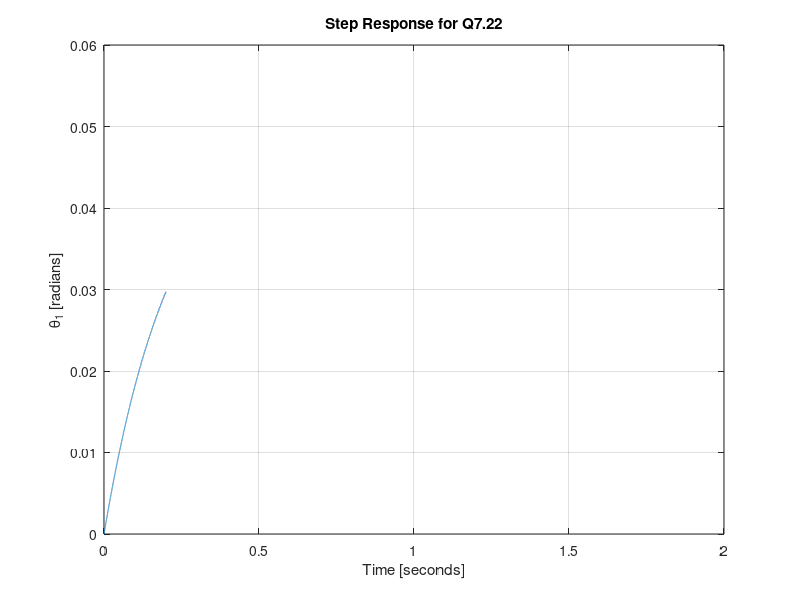

The MATLAB source for this figure:
N1 = 48;
N2 = 36;
J1 = 0.002;
J2 = 0.0016;
c = 80;
k1 = 170;
k2 = 110;
m_a = 15;
theta2_0 = 3*2*pi/360;

num = [((N1/N2)*J2 + (N2/N1)*J1) * theta2_0, (N2/N1)*c*theta2_0 + 15];
den = [((N1/N2)*J2 + (N2/N1)*J1), (N2/N1)*c, (N1/N2)*k2 + (N2/N1)*k1];
    
sys = tf(num,den)

[theta2,t] = step(sys);

theta1 = (N2/N1).*theta2;

close all
plot(t,theta1)
axis([0, 2, 0, .06])
xlabel('Time [seconds]')
ylabel('\theta_1 [radians]')
box on
grid on
title('Step Response for Q7.22')